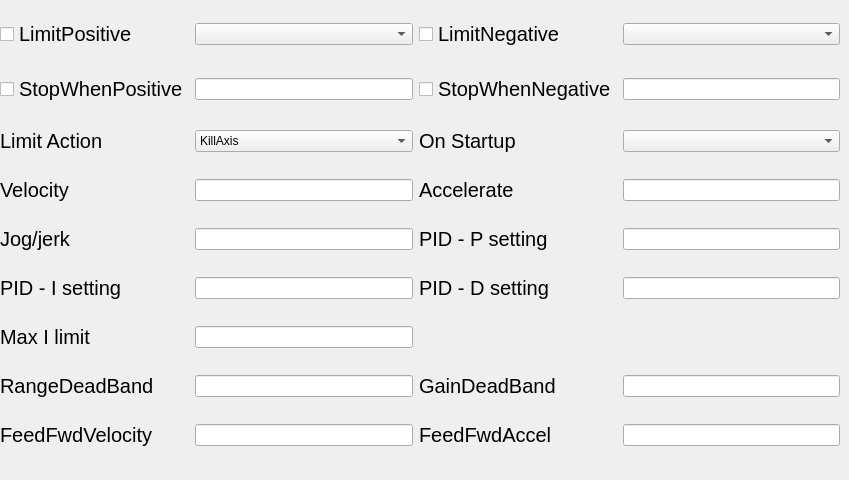
         <widget class="QWidget" name="tab_4">
          <attribute name="title">
           <string>Setting 2</string>
          </attribute>
          <widget class="QWidget" name="gridLayoutWidget_2">
           <property name="geometry">
            <rect>
             <x>0</x>
             <y>0</y>
             <width>840</width>
             <height>471</height>
            </rect>
           </property>
           <layout class="QGridLayout" name="gridLayout_2">
            <item row="7" column="2">
             <widget class="QLabel" name="label_14">
              <property name="font">
               <font>
                <pointsize>15</pointsize>
               </font>
              </property>
              <property name="text">
               <string>On Startup</string>
              </property>
             </widget>
            </item>
            <item row="13" column="0">
             <widget class="QLabel" name="label_24">
              <property name="font">
               <font>
                <pointsize>15</pointsize>
               </font>
              </property>
              <property name="text">
               <string>FeedFwdVelocity</string>
              </property>
             </widget>
            </item>
            <item row="10" column="3">
             <widget class="QLineEdit" name="axisD"/>
            </item>
            <item row="1" column="0">
             <widget class="QCheckBox" name="checkBox_7">
              <property name="font">
               <font>
                <pointsize>15</pointsize>
               </font>
              </property>
              <property name="text">
               <string>LimitPositive</string>
              </property>
             </widget>
            </item>
            <item row="1" column="2">
             <widget class="QCheckBox" name="checkBox_2">
              <property name="font">
               <font>
                <pointsize>15</pointsize>
               </font>
              </property>
              <property name="text">
               <string>LimitNegative</string>
              </property>
             </widget>
            </item>
            <item row="10" column="1">
             <widget class="QLineEdit" name="axisI"/>
            </item>
            <item row="10" column="2">
             <widget class="QLabel" name="label_20">
              <property name="font">
               <font>
                <pointsize>15</pointsize>
               </font>
              </property>
              <property name="text">
               <string>PID - D setting</string>
              </property>
             </widget>
            </item>
            <item row="13" column="2">
             <widget class="QLabel" name="label_25">
              <property name="font">
               <font>
                <pointsize>15</pointsize>
               </font>
              </property>
              <property name="text">
               <string>FeedFwdAccel</string>
              </property>
             </widget>
            </item>
            <item row="5" column="1">
             <widget class="QLineEdit" name="axisSoftPositiveLimit"/>
            </item>
            <item row="10" column="0">
             <widget class="QLabel" name="label_19">
              <property name="font">
               <font>
                <pointsize>15</pointsize>
               </font>
              </property>
              <property name="text">
               <string>PID - I setting</string>
              </property>
             </widget>
            </item>
            <item row="9" column="3">
             <widget class="QLineEdit" name="axisP"/>
            </item>
            <item row="7" column="3">
             <widget class="QComboBox" name="comboBox_8"/>
            </item>
            <item row="9" column="2">
             <widget class="QLabel" name="label_18">
              <property name="font">
               <font>
                <pointsize>15</pointsize>
               </font>
              </property>
              <property name="text">
               <string>PID - P setting</string>
              </property>
             </widget>
            </item>
            <item row="11" column="1">
             <widget class="QLineEdit" name="axisMaxI"/>
            </item>
            <item row="13" column="1">
             <widget class="QLineEdit" name="axisFwdVelocity"/>
            </item>
            <item row="9" column="1">
             <widget class="QLineEdit" name="axisJog"/>
            </item>
            <item row="12" column="0">
             <widget class="QLabel" name="label_22">
              <property name="font">
               <font>
                <pointsize>15</pointsize>
               </font>
              </property>
              <property name="text">
               <string>RangeDeadBand</string>
              </property>
             </widget>
            </item>
            <item row="9" column="0">
             <widget class="QLabel" name="label_17">
              <property name="font">
               <font>
                <pointsize>15</pointsize>
               </font>
              </property>
              <property name="text">
               <string>Jog/jerk</string>
              </property>
             </widget>
            </item>
            <item row="8" column="3">
             <widget class="QLineEdit" name="axisAccelerate"/>
            </item>
            <item row="5" column="3">
             <widget class="QLineEdit" name="axisSoftNegativeLimit"/>
            </item>
            <item row="8" column="0">
             <widget class="QLabel" name="label_15">
              <property name="font">
               <font>
                <pointsize>15</pointsize>
               </font>
              </property>
              <property name="text">
               <string>Velocity</string>
              </property>
             </widget>
            </item>
            <item row="13" column="3">
             <widget class="QLineEdit" name="axisFwdAccel"/>
            </item>
            <item row="11" column="0">
             <widget class="QLabel" name="label_21">
              <property name="font">
               <font>
                <pointsize>15</pointsize>
               </font>
              </property>
              <property name="text">
               <string>Max I limit</string>
              </property>
             </widget>
            </item>
            <item row="1" column="1">
             <widget class="QComboBox" name="comboBox"/>
            </item>
            <item row="1" column="3">
             <widget class="QComboBox" name="comboBox_6"/>
            </item>
            <item row="5" column="2">
             <widget class="QCheckBox" name="checkBox_10">
              <property name="font">
               <font>
                <pointsize>15</pointsize>
               </font>
              </property>
              <property name="text">
               <string>StopWhenNegative</string>
              </property>
             </widget>
            </item>
            <item row="12" column="3">
             <widget class="QLineEdit" name="axisDeadBandGain"/>
            </item>
            <item row="12" column="2">
             <widget class="QLabel" name="label_23">
              <property name="font">
               <font>
                <pointsize>15</pointsize>
               </font>
              </property>
              <property name="text">
               <string>GainDeadBand</string>
              </property>
             </widget>
            </item>
            <item row="12" column="1">
             <widget class="QLineEdit" name="axisDeadBandRange"/>
            </item>
            <item row="7" column="0">
             <widget class="QLabel" name="label_6">
              <property name="font">
               <font>
                <pointsize>15</pointsize>
               </font>
              </property>
              <property name="text">
               <string>Limit Action</string>
              </property>
             </widget>
            </item>
            <item row="5" column="0">
             <widget class="QCheckBox" name="checkBox_3">
              <property name="font">
               <font>
                <pointsize>15</pointsize>
               </font>
              </property>
              <property name="text">
               <string>StopWhenPositive</string>
              </property>
             </widget>
            </item>
            <item row="8" column="1">
             <widget class="QLineEdit" name="axisVelocity"/>
            </item>
            <item row="8" column="2">
             <widget class="QLabel" name="label_16">
              <property name="font">
               <font>
                <pointsize>15</pointsize>
               </font>
              </property>
              <property name="text">
               <string>Accelerate</string>
              </property>
             </widget>
            </item>
            <item row="7" column="1">
             <widget class="QComboBox" name="comboBox_7">
              <item>
               <property name="text">
                <string>KillAxis</string>
               </property>
              </item>
              <item>
               <property name="text">
                <string>Stop Axis</string>
               </property>
              </item>
              <item>
               <property name="text">
                <string>Disallow Drive</string>
               </property>
              </item>
             </widget>
            </item>
           </layout>
          </widget>
         </widget>
